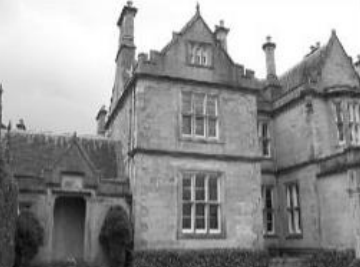
#> input picture ev.jpg, 360 x 267 px
$ python Histogramodev.py
#> lines starting #> are read from the running program, lines starting #| are printed output that depends on the picture
import cv2
import numpy as np
from matplotlib import pyplot as plt


fotograf = cv2.imread('ev.jpg', 0)
#> fotograf is the input picture: shape (267, 360); min 6, max 255, mean 147


hist = np.zeros(256)
[w, h] = np.shape(fotograf)
#> w = 267; h = 360

for v in range(0, h):
    for u in range(0, w):
        i = fotograf[u, v]
        hist[i] += 1
#> after the loop, hist = 256 values, max 4045 at index 255, min 0 at index 0, mean 375.5

for i in range(256):
    print(f"{i} = {hist[i]}")
#> this loop made 256 passes
#| 0 = 0.0
#| 1 = 0.0
#| 2 = 0.0
#| 3 = 0.0
#| 4 = 0.0
#| 5 = 0.0
#| 6 = 1.0
#| 7 = 1.0
#> (further printed lines are left out)


plt.plot(hist, color='#000000')
plt.show()
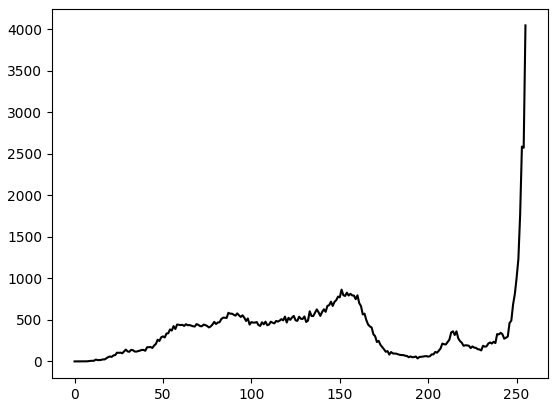
#> figure drawn by matplotlib, 1 panel; curve peaks at x = 255, y = 4045
